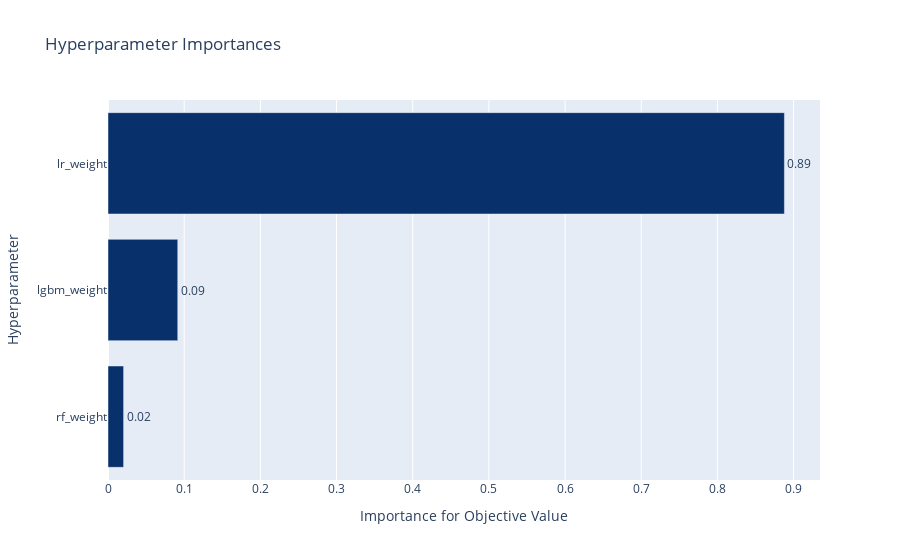

Write notebook code for a chart like this one.
### Code cell
# Visualize parameter importances. 
optuna.visualization.plot_param_importances(study)

### Figure 1 — Plotly figure (JSON) as saved in the notebook; plotly's stock layout.template omitted (floating-point values rounded to 4 significant figures)
{"data": [{"cliponaxis": false, "hovertemplate": ["rf_weight (UniformDistribution): 0.020497583841641652<extra></extra>", "lgbm_weight (UniformDistribution): 0.09157996473326951<extra></extra>", "lr_weight (UniformDistribution): 0.8879224514250887<extra></extra>"], "marker": {"color": ["rgb(8,48,107)", "rgb(8,48,107)", "rgb(8,48,107)"]}, "orientation": "h", "text": ["0.020497583841641652", "0.09157996473326951", "0.8879224514250887"], "textposition": "outside", "texttemplate": "%{text:.2f}", "type": "bar", "x": [0.0205, 0.09158, 0.8879], "y": ["rf_weight", "lgbm_weight", "lr_weight"]}], "layout": {"autosize": true, "showlegend": false, "title": {"text": "Hyperparameter Importances"}, "xaxis": {"autorange": true, "range": [0, 0.9347], "title": {"text": "Importance for Objective Value"}, "type": "linear"}, "yaxis": {"autorange": true, "range": [-0.5, 2.5], "title": {"text": "Hyperparameter"}, "type": "category"}}}
